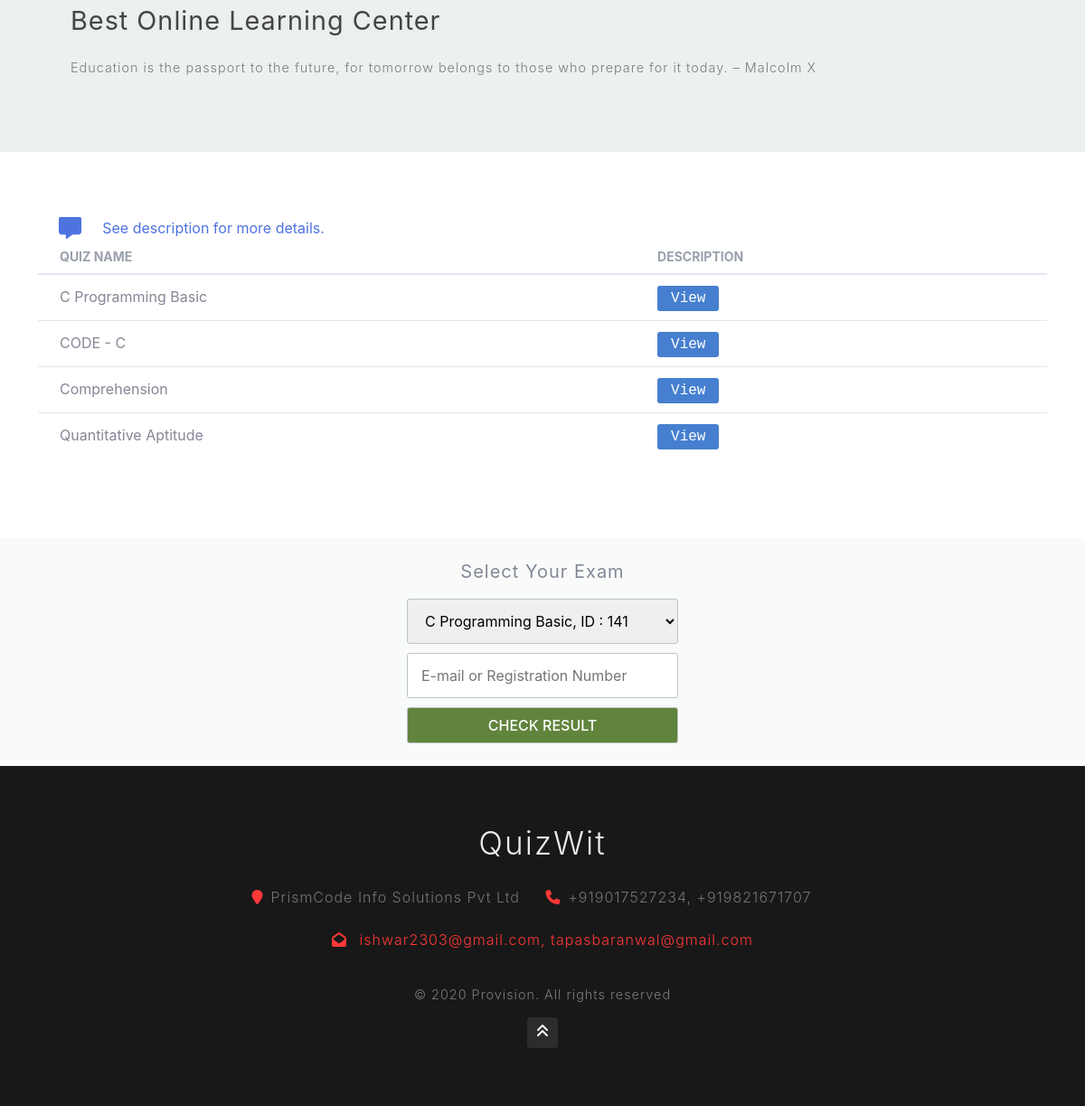
Before: / (lower part) with the older database file.
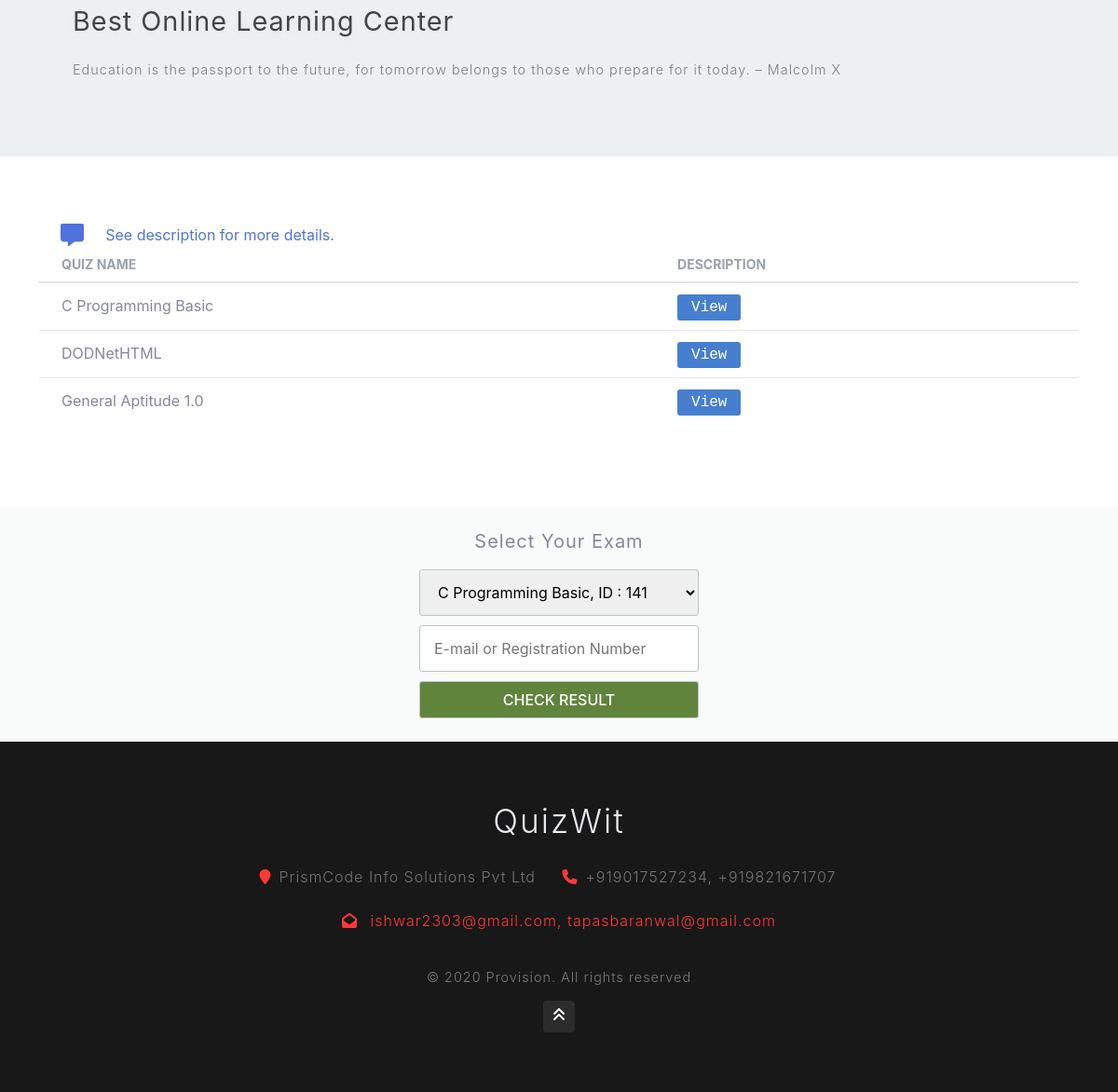
After: the same page with the newer database file.
### tables this page shows
CREATE TABLE `quizes` (
  `quiz_id` int(11) NOT NULL,
  `quiz_name` varchar(50) NOT NULL,
  `difficulty_level` char(30) NOT NULL,
  `description` varchar(1000) NOT NULL,
  `number_of_questions` int(11) NOT NULL,
  `is_active` int(11) NOT NULL,
  `active_timing` bigint(20) NOT NULL,
  `inactive_timing` bigint(20) NOT NULL,
  `Exam_key` varchar(30) NOT NULL,
  `key_access` tinyint(4) NOT NULL,
  `show_evaluation` tinyint(4) NOT NULL,
  `time_duration` int(11) NOT NULL,
  `marks_per_question` int(11) NOT NULL,
  `negative_marking` double NOT NULL,
  `passing_percentage` int(11) NOT NULL,
  `admin_email_id` int(11) NOT NULL,
  `time_stamp` varchar(100) NOT NULL
);

### index.php (the view, shortened to what the changed rows need)
<?php
  require_once('connection.php');
?>
<!DOCTYPE html>
<html lang="zxx">
<head>
    <link href="css/bootstrap.css" type="text/css" rel="stylesheet" media="all">
    <link href="css/style.css" type="text/css" rel="stylesheet" media="all">
    <link rel="stylesheet" type="text/css" href="css/dashboard.css">
    <link rel="stylesheet" type="text/css" href="css/sb-admin-2.css">
    <link rel="stylesheet" href="css/custom/index.css">
    <link href="vendor/fontawesome-free/css/all.min.css" rel="stylesheet" type="text/css">
</head>
<body>
    <section class="banner-bottom py-5" id="about">
        <div style="position: relative;" class="container py-md-4">
            <div class="row banner-grids">
               <div   class="table-responsive">
              <?php
                $sql = "SELECT * FROM quizes WHERE is_active='1' ORDER BY quiz_name";
                $result = mysqli_query($conn,$sql);
                if($result->num_rows>0){
                       ?>
              <table class="table card-table table-vcenter text-nowrap">
                <thead>
                  <tr>
                       <th style="font-weight:bold;">Quiz Name</th>
                       <th style="font-weight:bold;">Description</th>
                   </tr>
                </thead>
                <tbody>
                       <?php
                       while($row = $result->fetch_assoc())
                       {
                       	$sql = "SELECT * FROM question_bank WHERE quiz_id = '$row[quiz_id]'";
                       	$result1 = mysqli_query($conn,$sql);
                       	if($result1->num_rows>0)
                       		{
		                        ?>
		                             <tr>
		                                 <td><?php echo $row['quiz_name'];?></td>
		                                 <td style="color:#3498db;">
                                        <span class="view-description-popup" style="cursor:pointer;padding-left: 15px;">View</span>
                                      </td>
		                             </tr>
		                        <?php
		                    }
		                }
                   ?>
                </tbody>
              </table>
              <?php
            }
            ?>
            </div>
            </div>
        </div>
    </section>
    <footer class="footer-content text-center py-5">
        <div class="container py-md-3">
            <h2 class="logo2 text-center">
                <a href="#">
                    QuizWit
                </a>
            </h2>
        </div>
    </footer>
</body>
</html>

Changed rows visible on the page:
no longer on this page (row edited): quizes: quiz_name "CODE - C"
no longer on this page (row edited): quizes: quiz_name "Comprehension"
no longer on this page (row edited): quizes: quiz_name "Quantitative Aptitude"
now on this page (row edited): quizes: quiz_name "DODNetHTML"
added quizes: quiz_name "General Aptitude 1.0"
